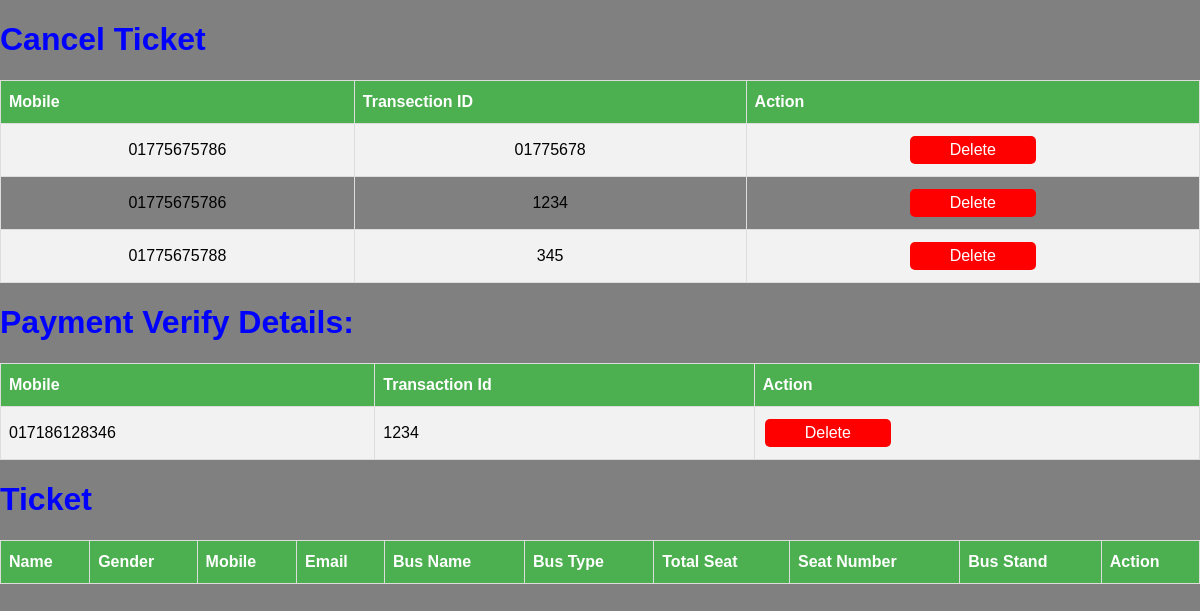
/admin_ticket.php, run on the app's committed database.
### tables this page shows
CREATE TABLE `cancel` (
  `id` int(10) NOT NULL,
  `mobile` varchar(12) NOT NULL,
  `transection` varchar(20) NOT NULL
);

CREATE TABLE `verify` (
  `id` int(10) NOT NULL,
  `mobile` varchar(12) NOT NULL,
  `transection` varchar(20) NOT NULL
);

### admin_cancel_show.php (the view, shortened to what this page needs)
<?php
	$con=mysqli_connect('localhost','root','','test');
	function showdata1()
	{
		global $con;
		$query = "select * from cancel";
		$run = mysqli_query($con,$query);
		if($run == TRUE)
		{
			?>
			<table border="1" width="80%" id="customers">
				<h1>Cancel Ticket</h1>
				<tr>
					<th>Mobile</th>
					<th>Transection ID</th>
					<th>Action</th>
				</tr>
			<?php
			while ($data = mysqli_fetch_assoc($run))
			{
				?>
					<tr align="center">
					<td><?php echo $data['mobile']; ?></td>
					<td><?php echo $data['transection']; ?></td>
					<td><a class="button" href="admin_cancel_server.php?del=<?php echo $data['id']; ?>">Delete</a></td>
				</tr>
				<?php
			}
			?>
			</table>
			<?php
		}
		else
		{
			echo "Error!!!";
		}
	}
?>

### payment_very_show.php (shortened to what this page needs)
<?php
	$con=mysqli_connect("localhost","root","","test");
	function showdata2()
	{
		global $con;
		$query = "select * from verify";
		$run = mysqli_query($con,$query);
		if($run == TRUE)
		{
			?>
			<table border="1" width="80%" id="customers">
				<h1>Payment Verify Details:</h1>
				<tr>
					<th>Mobile</th>
					<th>Transaction Id</th>
					<th >Action</th>
				</tr>
			<?php
			while ($data = mysqli_fetch_assoc($run))
			{
				?>
					<tr>
					<td><?php echo $data['mobile']; ?></td>
					<td><?php echo $data['transection']; ?></td>
					<td><a class="button" href="payment_very_server.php?del=<?php echo $data['id']; ?>">Delete</a></td>
				</tr>
				<?php
			}
			?>
			</table>
			<?php
		}
		else
		{
			echo "Error!!!";
		}
	}
?>

### admin_ticket.php (style rules this page uses)
body { background-color: gray; margin: 0; font-family: Arial, Helvetica, sans-serif; }
h1 { color: blue; }
#customers { font-family: "Trebuchet MS", Arial, Helvetica, sans-serif; border-collapse: collapse; width: 100%; }
#customers td, #customers th { border: 1px solid #ddd; padding: 8px; }
#customers tr:nth-child(even) { background-color: #f2f2f2; }
#customers th { padding-top: 12px; padding-bottom: 12px; text-align: left; background-color: #4CAF50; color: white; }
.button { background-color: red; border: none; color: white; padding: 5px 40px; text-align: center; text-decoration: none; display: inline-block; font-size: 16px; margin: 4px 2px; cursor: pointer; border-radius: 5px; }

### data on the page
cancel: mobile "01775675786", transection "01775678"
cancel: mobile "01775675786", transection "1234"
cancel: mobile "01775675788", transection "345"
verify: mobile "017186128346", transection "1234"
